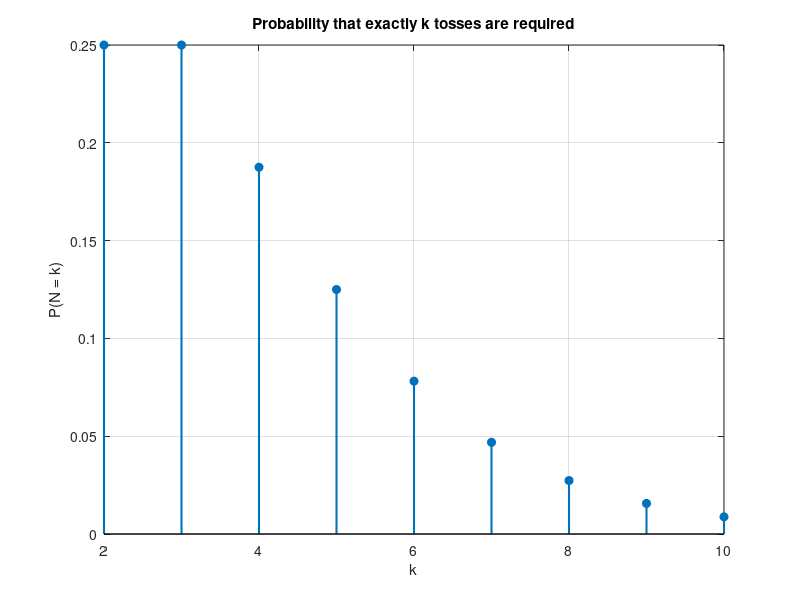

Write MATLAB code to recreate this figure.
clc;
clear;
close all;

% Maximum number of tosses to display
k_max = 10;

%% Probability that exactly k tosses are required
% P(N = k) = (k - 1)/2^k,  k >= 2

k = 2:k_max;
P = (k - 1) ./ (2 .^ k);

disp('Values of k and P(N = k):');
disp('   k        Probability');
for i = 1:length(k)
    fprintf('%4d    %10.6f\n', k(i), P(i));
end

%% Plot the probability mass function
figure;
stem(k, P, 'filled', 'LineWidth', 1.5);
xlabel('k');
ylabel('P(N = k)');
title('Probability that exactly k tosses are required');
grid on;

%% Generate sample space outcomes up to length k_max
% Each outcome ends exactly when the second head appears

sample_space = {};

for n = 2:k_max
    for firstH = 1:(n-1)
        seq = repmat('T', 1, n);   % start with all tails
        seq(firstH) = 'H';         % first head
        seq(n) = 'H';              % second head at last toss
        sample_space{end+1} = seq;
    end
end

disp(' ');
disp('Sample space outcomes up to k_max:');
for i = 1:length(sample_space)
    disp(sample_space{i});
end

%% Partial sum of probabilities
partial_sum = sum(P);
fprintf('\nSum of probabilities from k=2 to k=%d: %.6f\n', k_max, partial_sum);

%% Approximate full sum
k_large = 2:100;
P_large = (k_large - 1) ./ (2 .^ k_large);
fprintf('Approximate total sum up to k=100: %.6f\n', sum(P_large));
